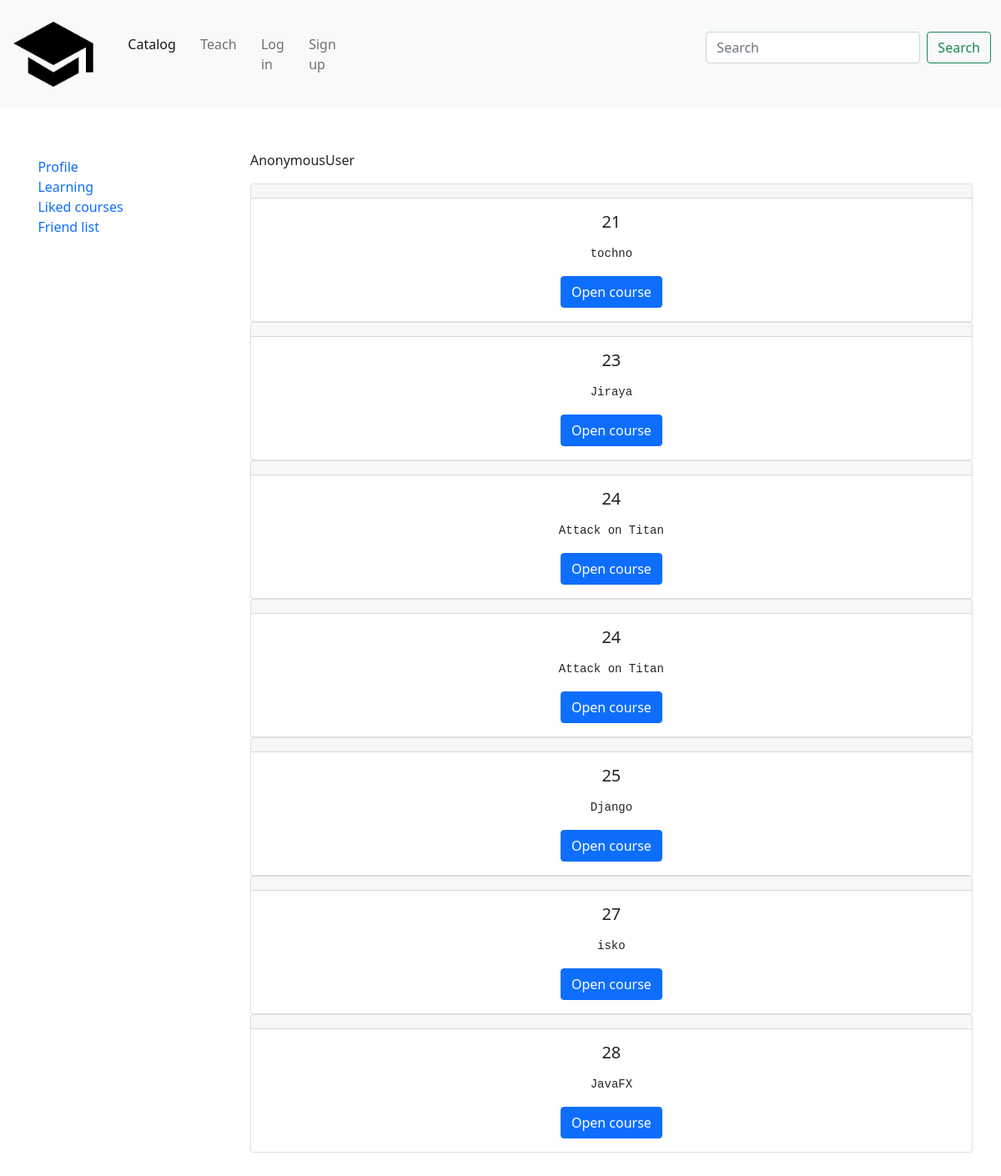
The app's page /account/liked, older data.
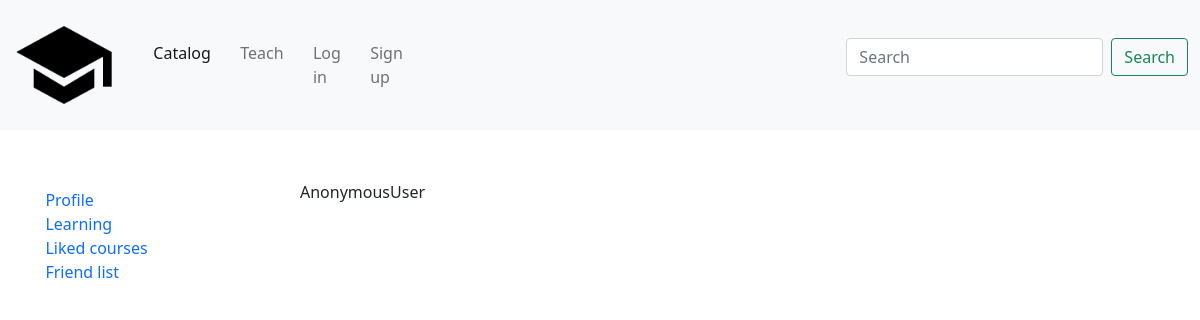
The same page, newer data.
### main/models.py (models this page shows, shortened)
class Course(models.Model):
    coursename = models.CharField(max_length=256, null=False)
    teacher = models.CharField(max_length=32, null=False)
    icon = models.ImageField(
        upload_to='course_images' ,
        null=False , default='/static/course_images/img.jpeg')
    price = models.DecimalField(max_digits=8, decimal_places=2)
    added = models.ManyToManyField(User, default=None,related_name='added')
    learn_user = models.ManyToManyField(User,blank=True,related_name='learn_user')
    liked = models.BooleanField(default=False)

### teach/views.py (the view)
# urls.py: path('account/liked', teach.views.liked, name='liked'),
def liked(request):
    courses = Course.objects.all().filter(
    )
    return render(request , 'teach/liked1.html',{
        'courses':courses,
        'request':request,
    })

### teach/templates/teach/liked1.html
{% include 'main/header.html' %}
<div class="main" style="display: flex">
    {% include 'teach/list.html' %}
    <div class="nav2">
        <p>
            {{ request.user }}
        </p>
        {% for c in courses %} {% for request.user.username in c.added.all%}
            <div class="card text-center">
  <div class="card-header">
  </div>
  <div class="card-body">
    <h5 class="card-title">{{ c.id }}</h5>
      <p class="card-text"><pre>                                          {{ c.coursename }}                                          </pre></p>
    <a href="/{{ c.id }}" class="btn btn-primary">Open course</a>
  </div>
</div>
        {% endfor %} {% endfor %}
    </div>
</div>

Row changes from the older to the newer data that the page shows:
removed Course: id "21", coursename "tochno"
removed Course: id "23", coursename "Jiraya"
removed Course: id "24", coursename "Attack on Titan"
removed Course: id "25", coursename "Django"
removed Course: id "27", coursename "isko"
removed Course: id "28", coursename "JavaFX"
